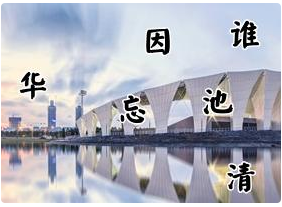
#> input picture FUN/1534930593(1).jpg, 282 x 207 px
$ python YanZhengMa.py
#> lines starting #> are read from the running program, lines starting #| are printed output that depends on the picture
# -*- coding: utf-8 -*-
"""
Created on Wed Aug 22 17:26:41 2018

@author: Administrator
"""

import numpy as np
import matplotlib.pyplot as plt
from sklearn.cluster import KMeans
from PIL import Image

#打开图像
im=np.array(Image.open('1534930593(1).jpg'))
#> im is the input picture: shape (207, 282, 4); mean R, G, B, A 176.8, 178.5, 188.9, 255

#得到图像3个维度
h,w,san=im.shape
#> h = 207; w = 282; san = 4

X=[(h-x,y) for x in range(h) for y in range (w) if im[x][y][2]<200]
#> X = 24493 items

#将X转换成numpy的array类型，方便后续运算操作
X=np.array(X)
#> X = 24493 pairs, first value 5 to 199, second value 1 to 280

n_clusters=4
k_means=KMeans(init='k-means++',n_clusters=n_clusters)
k_means.fit(X)

k_means_labels=k_means.labels_
k_means_cluster_centers=k_means.cluster_centers_
k_means_labels_unique=np.unique(k_means_labels)

colors=['#4EACC5','#FF9C34','#4E9A06','#FF3300']
plt.figure()
plt.hold(True)
for k,col in zip(range(n_clusters),colors):
    my_members=k_means_labels==k
    cluster_center=k_means_cluster_centers[k]
    plt.plot(X[my_members,1],X[my_members,0],'w',markerfacecolor=col,marker='.')
    plt.plot(cluster_center[1],cluster_center[0],'o',markerfacecolor=col,markeredgecolor='k',markersize=6)

plt.title('KMeans')
plt.grid(True)
plt.show()
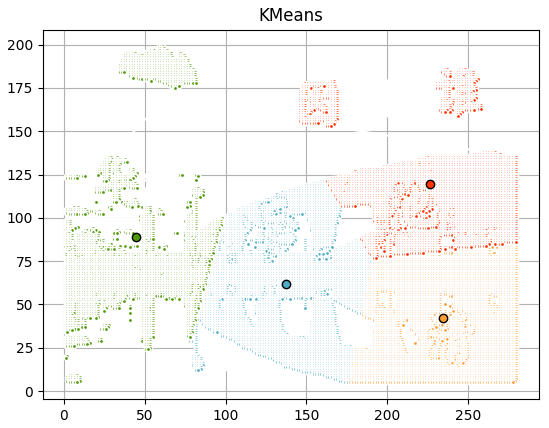
#> figure drawn by matplotlib, 1 panel

$ run again, with FUN/1534930419(1).jpg copied over FUN/1534930593(1).jpg
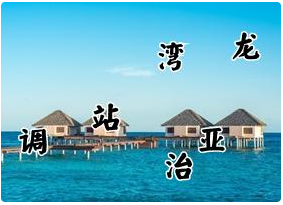
#> input picture FUN/1534930419(1).jpg, 283 x 205 px
#> im is the input picture: shape (205, 283, 4); mean R, G, B, A 103.2, 178.5, 198.8, 255
#> `X=[(h-x,y) for x in range(h) for y in range (w) if im[x][y][2]<200]`: X = 22504 items
#> `X=np.array(X)`: X = 22504 pairs, first value 4 to 173, second value 1 to 280
#> `plt.show()`:
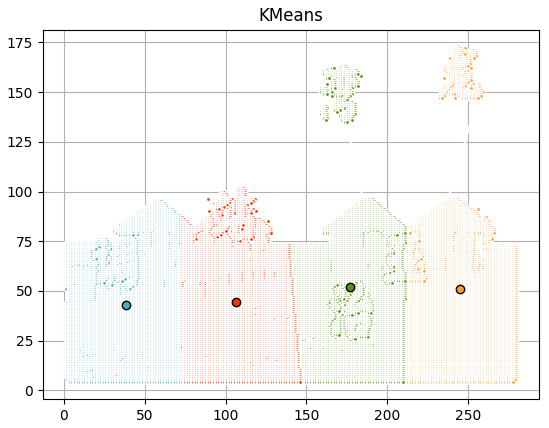
#> figure drawn by matplotlib, 1 panel

$ run again, with FUN/yzm.png saved as FUN/1534930593(1).jpg
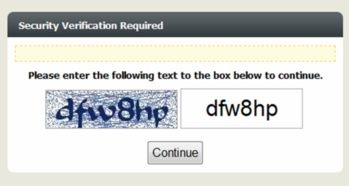
#> input picture FUN/yzm.png, 349 x 186 px
#> im is the input picture: shape (186, 349, 3); mean R, G, B 212.6, 214.2, 211.6
#> X = 13645 pairs, first value 22 to 175, second value 7 to 343
#> `plt.show()`:
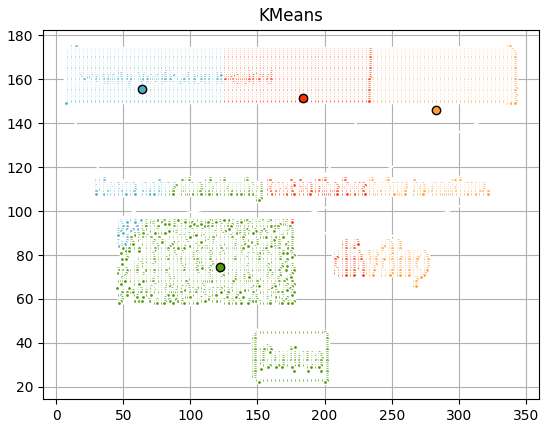
#> figure drawn by matplotlib, 1 panel
